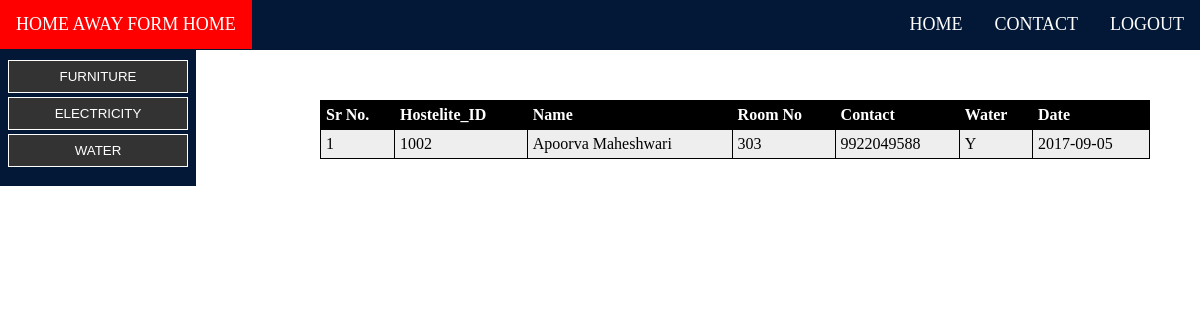
Screenshot of /Maintenance/water.php with the database file from the repository.
### tables this page shows
CREATE TABLE `Hostelite` (
  `Hostelite_ID` int(4) NOT NULL,
  `Room_No` varchar(4) DEFAULT NULL,
  `Date_move` date NOT NULL,
  `Name` varchar(20) DEFAULT NULL,
  `DOB` date DEFAULT NULL,
  `Contact` bigint(20) DEFAULT NULL,
  `Fees` int(11) DEFAULT NULL,
  `Address` text,
  `Email_ID` varchar(25) DEFAULT NULL,
  `Fname` varchar(20) DEFAULT NULL,
  `Fcontact` bigint(20) DEFAULT NULL,
  `Password` varchar(32) DEFAULT '12345',
  `Pic` longblob NOT NULL,
  `Mname` varchar(20) NOT NULL,
  `Mcontact` varchar(10) NOT NULL,
  `Adhaar` varchar(12) NOT NULL,
  `College_Name` varchar(50) NOT NULL,
  `Roll_No` varchar(15) NOT NULL
);

CREATE TABLE `Room` (
  `Room_No` varchar(4) NOT NULL,
  `Win_doors` varchar(1) DEFAULT 'N',
  `Water` varchar(1) DEFAULT 'N',
  `Electricity` varchar(1) DEFAULT 'N',
  `Furniture` varchar(1) DEFAULT 'N',
  `Bed` varchar(1) DEFAULT 'N',
  `Occupied` varchar(1) DEFAULT 'N',
  `Date_alloc` date NOT NULL,
  `Date_def` date NOT NULL
);

### Maintenance/water.php (the view, shortened to what this page needs)
<?php
	require_once('../maintenance.php');
	$date = '2017-09-05';
	$furni = 'SELECT `Date_def`,`Hostelite_ID`, h.`Name`, h.`Room_No`,`Contact`, `Water` FROM `Hostelite` as h, `Room` as r WHERE r.`Room_No` = h.`Room_No` AND `Date_def` = \''.$date.'\' AND `Water` = \'Y\';';
	$res = $connect->query($furni);
	if($res->num_rows)
	{
		echo '<table id="t01" style="margin-left: 320px; margin-top: 50px; max-width: 830px;">';
			echo '<tr>';
				echo '<th>Sr No.</th>';
				echo '<th>Hostelite_ID</th>';
				echo '<th>Name</th>';
				echo '<th>Room No</th> ';
				echo '<th>Contact</th>';
				echo '<th>Water</th>';
				echo '<th>Date</th>';
			echo '</tr>';
		$i = 1;
		while($out = $res->fetch_assoc())
		{
			echo '<tr>';
			echo '<td>'.$i.'</td>';
			echo '<td>'.$out["Hostelite_ID"].'</td>';
			echo '<td>'.$out["Name"].'</td>';
			echo '<td>'.$out["Room_No"].'</td>';
			echo '<td>'.$out["Contact"].'</td>';
			echo '<td>'.$out["Water"].'</td>';
			echo '<td>'.$out["Date_def"]."</td>";
			echo '</tr>';
			$i = $i + 1;
		}
	}
	else
	{
		echo '<script>window.alert(\'No entries to display\')</script>';
		echo '<script>window.document.location.href=\'/Hostel/maintenance_first.php\'</script>';
	}
?>

### auto_style.css (style rules this page uses)
body { height:100%; width:100%; margin:0; }
table { width:100%; }
table, th, td { border: 1px solid black; border-collapse: collapse; }
th, td { padding: 5px; text-align: left; }
table#t01 tr:nth-child(even) { background-color: #eee; }
table#t01 tr:nth-child(odd) { background-color:#fff; }
table#t01 th { background-color: black; color: white; }

### rows the page displays
hostelite: Hostelite_ID "1002", Name "Apoorva Maheshwari", Room_No "303", Contact "9922049588", Room_No.Water "Y", Room_No.Date_def "2017-09-05"
